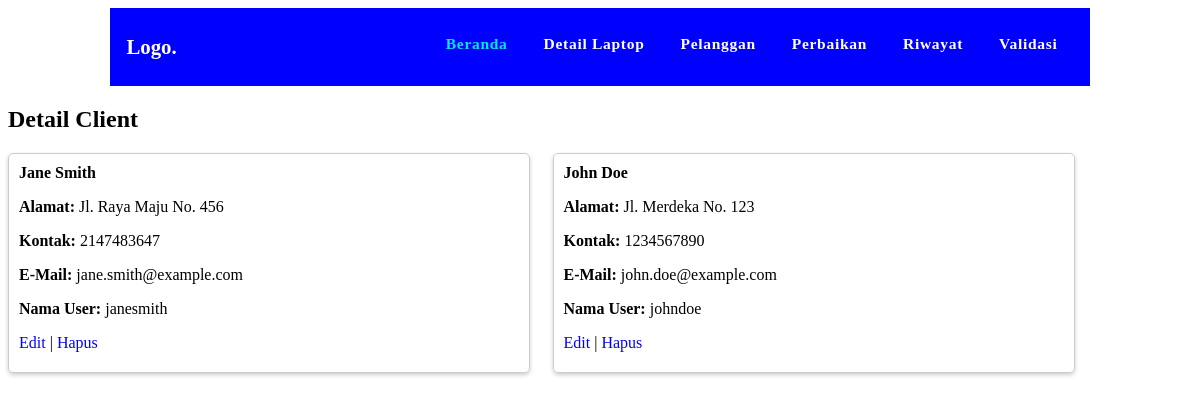
/servD/admin/info_client.php, run on an earlier commit of the app's database.
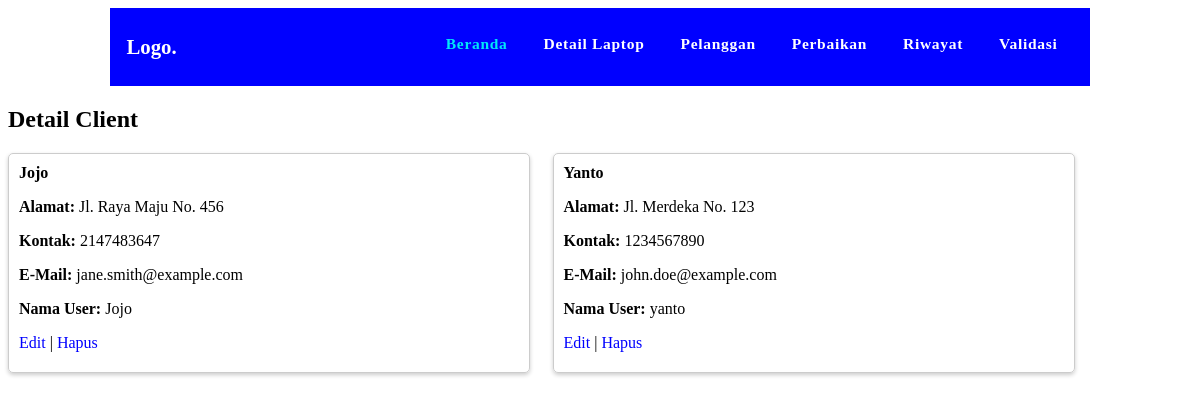
And on a later commit of the database.
### tables this page shows
CREATE TABLE `pelanggan` (
  `id_user` int(10) NOT NULL,
  `nama` varchar(25) DEFAULT NULL,
  `alamat` varchar(50) DEFAULT NULL,
  `NomorKontak` int(12) DEFAULT NULL,
  `Email` varchar(25) DEFAULT NULL,
  `username` char(10) DEFAULT NULL,
  `katasandi` char(12) DEFAULT NULL,
  `peran` char(10) DEFAULT NULL
);

### servD/admin/info_client.php (the view, shortened to what this page needs)
<?php
    include "../koneksi.php";
    $query = "SELECT id_user, nama AS 'Nama Pelanggan',alamat AS 'Alamat',NomorKontak AS 'Kontak',Email AS 'E-Mail', username AS 'Nama User' from Pelanggan where peran ='biasa' ORDER BY nama ASC";
    $sql = mysqli_query($link, $query);
?>
<html>
<head>
    <?php
        include "menu.php";?>
    <link rel="stylesheet" href="style.css">
</head>
<body>
    <h2>Detail Client</h2>
    <div class="grid-container">
        <?php while ($row = mysqli_fetch_assoc($sql)) { ?>
            <div class="card">
                <div class="card-header"><?php echo $row['Nama Pelanggan']; ?></div>
                <div class="card-content">
                    <p><strong>Alamat:</strong> <?php echo $row['Alamat']; ?></p>
                    <p><strong>Kontak:</strong> <?php echo $row['Kontak']; ?></p>
                    <p><strong>E-Mail:</strong> <?php echo $row['E-Mail']; ?></p>
                    <p><strong>Nama User:</strong> <?php echo $row['Nama User']; ?></p>
                    <a class="card-link" href="edit_client.php?id=<?php echo $row['id_user']; ?>">Edit</a>    |
                    <a class="card-link" href="hapus_client.php?id=<?php echo $row['id_user']; ?>">Hapus</a>
                </div>
            </div>
        <?php } ?>
    </div>
    <br><br>
</body>
</html>

### servD/admin/menu.php (shortened to what this page needs)
<html>
    <header>
        <div class="logo">
            <a href="#">Logo.</a>
        </div>
        <nav>
            <a href="index.php" class="active">Beranda</a>
            <a href="detail_laptop.php">Detail Laptop</a>
            <a href="info_client.php">Pelanggan</a>
            <a href="perbaikan.php">Perbaikan</a>
            <a href="riwayat_perbaikan.php">Riwayat</a>
            <a href="validasi.php">Validasi</a>
        </nav>
    </header>
</html>

### servD/admin/style.css (style rules this page uses)
.grid-container { display: grid; grid-template-columns: repeat(2, 1fr); grid-gap: 5px; width: 1084px; }
.card { border: 1px solid #ccc; border-radius: 5px; padding: 10px; box-shadow: 0 2px 4px 0 rgba(0, 0, 0, 0.2); width: 500px; margin-bottom : 30px; height: auto; }
.card-header { font-weight: bold; margin-bottom: 5px; }
.card-content { margin-bottom: 10px; }
.card-link { text-decoration: none; color: blue; }

### servD/admin/menu.php (style rules this page uses)
header { padding: 1.7rem 1rem; background-color: #fff; display: flex; justify-content: space-between; max-width: 80%; margin: auto; align-items: left; background-color: blue; }
.logo { font-size: 1.3rem; font-weight: 800; }
.logo a { color: #fff; text-decoration: none; }
nav a { color: #fff; text-decoration: none; font-size: .97rem; font-weight: 600; letter-spacing: .7px; padding: 1rem; padding: 0.4rem 1rem; }
nav a.active, nav a:hover { color: #00E8F8; border-radius: 1rem; transition: all.3s ease-in-out; }

What changed in the data, as far as the page shows it:
changed pelanggan "Jl. Raya Maju No. 456": nama "Jane Smith" → "Jojo"; username "janesmith" → "Jojo"
changed pelanggan "Jl. Merdeka No. 123": nama "John Doe" → "Yanto"; username "johndoe" → "yanto"
